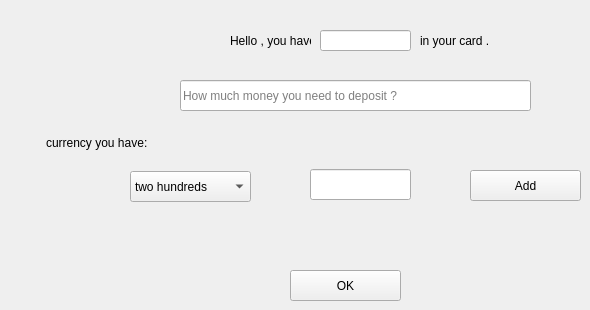
    <widget class="QWidget" name="tab_4">
     <attribute name="title">
      <string>money in </string>
     </attribute>
     <widget class="QLabel" name="label_8">
      <property name="geometry">
       <rect>
        <x>230</x>
        <y>30</y>
        <width>81</width>
        <height>21</height>
       </rect>
      </property>
      <property name="text">
       <string>Hello , you have </string>
      </property>
     </widget>
     <widget class="QLineEdit" name="lineEdit_6">
      <property name="geometry">
       <rect>
        <x>320</x>
        <y>30</y>
        <width>91</width>
        <height>21</height>
       </rect>
      </property>
     </widget>
     <widget class="QLabel" name="label_9">
      <property name="geometry">
       <rect>
        <x>420</x>
        <y>30</y>
        <width>81</width>
        <height>21</height>
       </rect>
      </property>
      <property name="text">
       <string>in your card .</string>
      </property>
     </widget>
     <widget class="QLineEdit" name="lineEdit_7">
      <property name="geometry">
       <rect>
        <x>180</x>
        <y>80</y>
        <width>351</width>
        <height>31</height>
       </rect>
      </property>
      <property name="placeholderText">
       <string>How much money you need to deposit ?</string>
      </property>
     </widget>
     <widget class="QPushButton" name="pushButton_7">
      <property name="geometry">
       <rect>
        <x>290</x>
        <y>270</y>
        <width>111</width>
        <height>31</height>
       </rect>
      </property>
      <property name="text">
       <string>OK</string>
      </property>
     </widget>
     <widget class="QLabel" name="label_23">
      <property name="geometry">
       <rect>
        <x>46</x>
        <y>132</y>
        <width>121</width>
        <height>21</height>
       </rect>
      </property>
      <property name="text">
       <string>currency you have:</string>
      </property>
     </widget>
     <widget class="QComboBox" name="comboBox">
      <property name="geometry">
       <rect>
        <x>130</x>
        <y>171</y>
        <width>121</width>
        <height>31</height>
       </rect>
      </property>
      <item>
       <property name="text">
        <string>two hundreds</string>
       </property>
      </item>
      <item>
       <property name="text">
        <string>one hundred</string>
       </property>
      </item>
      <item>
       <property name="text">
        <string>fifty </string>
       </property>
      </item>
      <item>
       <property name="text">
        <string>twenty</string>
       </property>
      </item>
      <item>
       <property name="text">
        <string>ten</string>
       </property>
      </item>
      <item>
       <property name="text">
        <string>five</string>
       </property>
      </item>
     </widget>
     <widget class="QLineEdit" name="lineEdit_17">
      <property name="geometry">
       <rect>
        <x>310</x>
        <y>169</y>
        <width>101</width>
        <height>31</height>
       </rect>
      </property>
     </widget>
     <widget class="QPushButton" name="pushButton_18">
      <property name="geometry">
       <rect>
        <x>470</x>
        <y>170</y>
        <width>111</width>
        <height>31</height>
       </rect>
      </property>
      <property name="text">
       <string>Add</string>
      </property>
     </widget>
    </widget>
